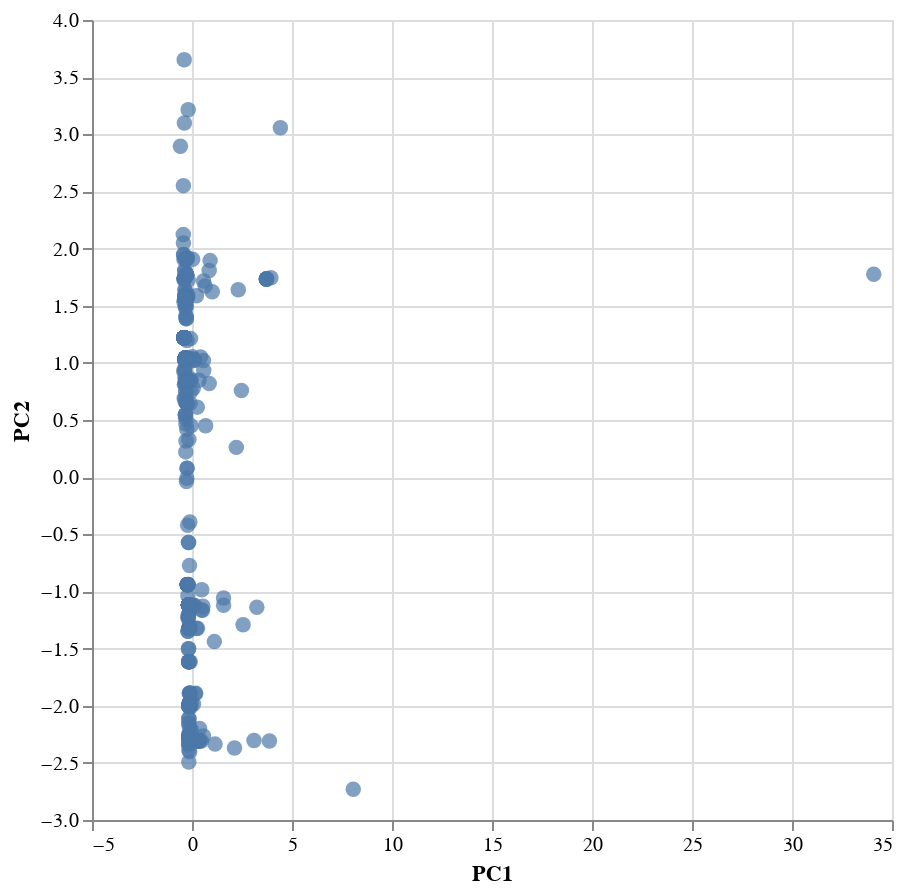

Notebook source saved alongside this figure:
### Markdown cell above
### Visualizing Results

#### 3D-Scatter with Clusters

### Code cell
alt.Chart(clustered_df).mark_circle(size=60).encode(
    x='PC1',
    y='PC2',
    tooltip=["CoinName", "Algorithm", "TotalCoinsMined", "TotalCoinSupply"]
).interactive().properties(width=400, height=400)

### Figure 1 — Vega-Lite specification as saved in the notebook (floating-point values rounded to 4 significant figures; data arrays with more than 128 entries replaced by an {"elided": "..."} marker saying what was removed)
{"config": {"view": {"continuousWidth": 400, "continuousHeight": 300}}, "data": {"name": "data-45aba2591b9acf00bd91b52e57cd6a4e"}, "mark": {"type": "circle", "size": 60}, "encoding": {"tooltip": [{"type": "nominal", "field": "CoinName"}, {"type": "nominal", "field": "Algorithm"}, {"type": "quantitative", "field": "TotalCoinsMined"}, {"type": "nominal", "field": "TotalCoinSupply"}], "x": {"type": "quantitative", "field": "PC1"}, "y": {"type": "quantitative", "field": "PC2"}}, "height": 400, "selection": {"selector004": {"type": "interval", "bind": "scales", "encodings": ["x", "y"]}}, "width": 400, "$schema": "https://vega.github.io/schema/vega-lite/v4.8.1.json", "datasets": {"data-45aba2591b9acf00bd91b52e57cd6a4e": {"elided": "533 records"}}}
